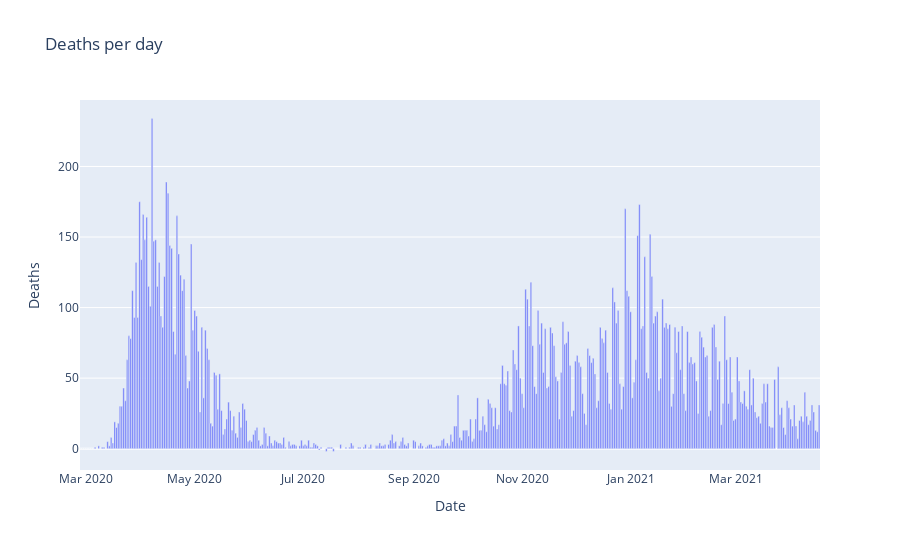
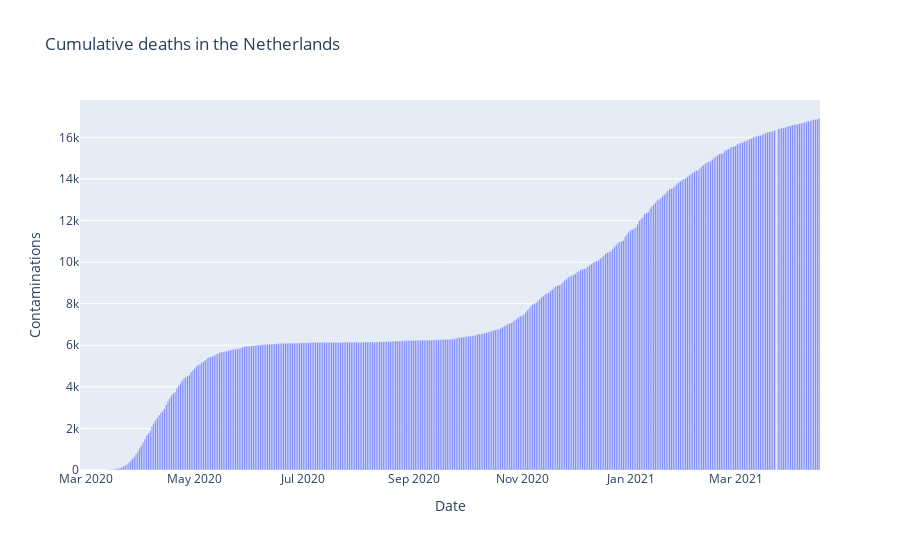

The code cell stored with these charts, in order, in its notebook:
### Code cell
# plot deaths and cumulative deaths
deaths = px.bar(x=cov_dea_date, y=num_dea, height=550, 
               title='Deaths per day')
deaths.update_layout(xaxis_title = "Date", yaxis_title = "Deaths")
deaths.show()

deaths_cum = px.bar(x=cov_dea_date, y=num_dea_cum, height=550, 
               title='Cumulative deaths in the Netherlands')
deaths_cum.update_layout(xaxis_title = "Date", yaxis_title = "Cumulative deaths")
deaths_cum.show()

### Figure 1 — Plotly figure (JSON) as saved in the notebook; plotly's stock layout.template omitted (floating-point values rounded to 4 significant figures; data arrays with more than 128 entries replaced by an {"elided": "..."} marker saying what was removed)
{"data": [{"alignmentgroup": "True", "hovertemplate": "x=%{x}<br>y=%{y}<extra></extra>", "legendgroup": "", "marker": {"color": "#636efa", "pattern": {"shape": ""}}, "name": "", "offsetgroup": "", "orientation": "v", "showlegend": false, "textposition": "auto", "type": "bar", "x": {"elided": "415 str values"}, "xaxis": "x", "y": {"elided": "415 int values"}, "yaxis": "y"}], "layout": {"barmode": "relative", "height": 550, "legend": {"tracegroupgap": 0}, "title": {"text": "Deaths per day"}, "xaxis": {"anchor": "y", "domain": [0, 1], "title": {"text": "Date"}}, "yaxis": {"anchor": "x", "domain": [0, 1], "title": {"text": "Deaths"}}}}

### Figure 2 — Plotly figure (JSON) as saved in the notebook; plotly's stock layout.template omitted (floating-point values rounded to 4 significant figures; data arrays with more than 128 entries replaced by an {"elided": "..."} marker saying what was removed)
{"data": [{"alignmentgroup": "True", "hovertemplate": "x=%{x}<br>y=%{y}<extra></extra>", "legendgroup": "", "marker": {"color": "#636efa", "pattern": {"shape": ""}}, "name": "", "offsetgroup": "", "orientation": "v", "showlegend": false, "textposition": "auto", "type": "bar", "x": {"elided": "415 str values"}, "xaxis": "x", "y": {"elided": "415 int values"}, "yaxis": "y"}], "layout": {"barmode": "relative", "height": 550, "legend": {"tracegroupgap": 0}, "title": {"text": "Cumulative deaths in the Netherlands"}, "xaxis": {"anchor": "y", "domain": [0, 1], "title": {"text": "Date"}}, "yaxis": {"anchor": "x", "domain": [0, 1], "title": {"text": "Contaminations"}}}}
